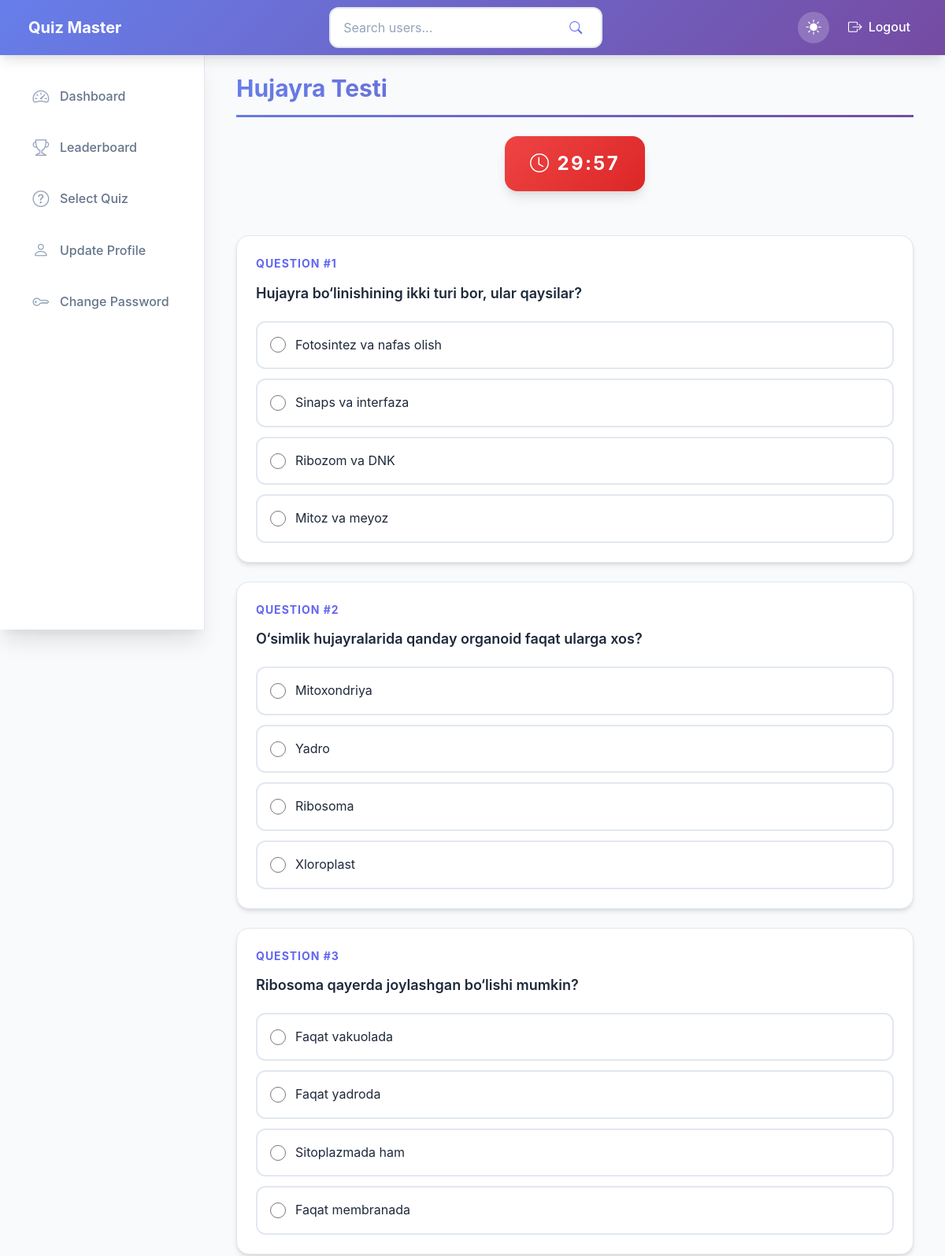
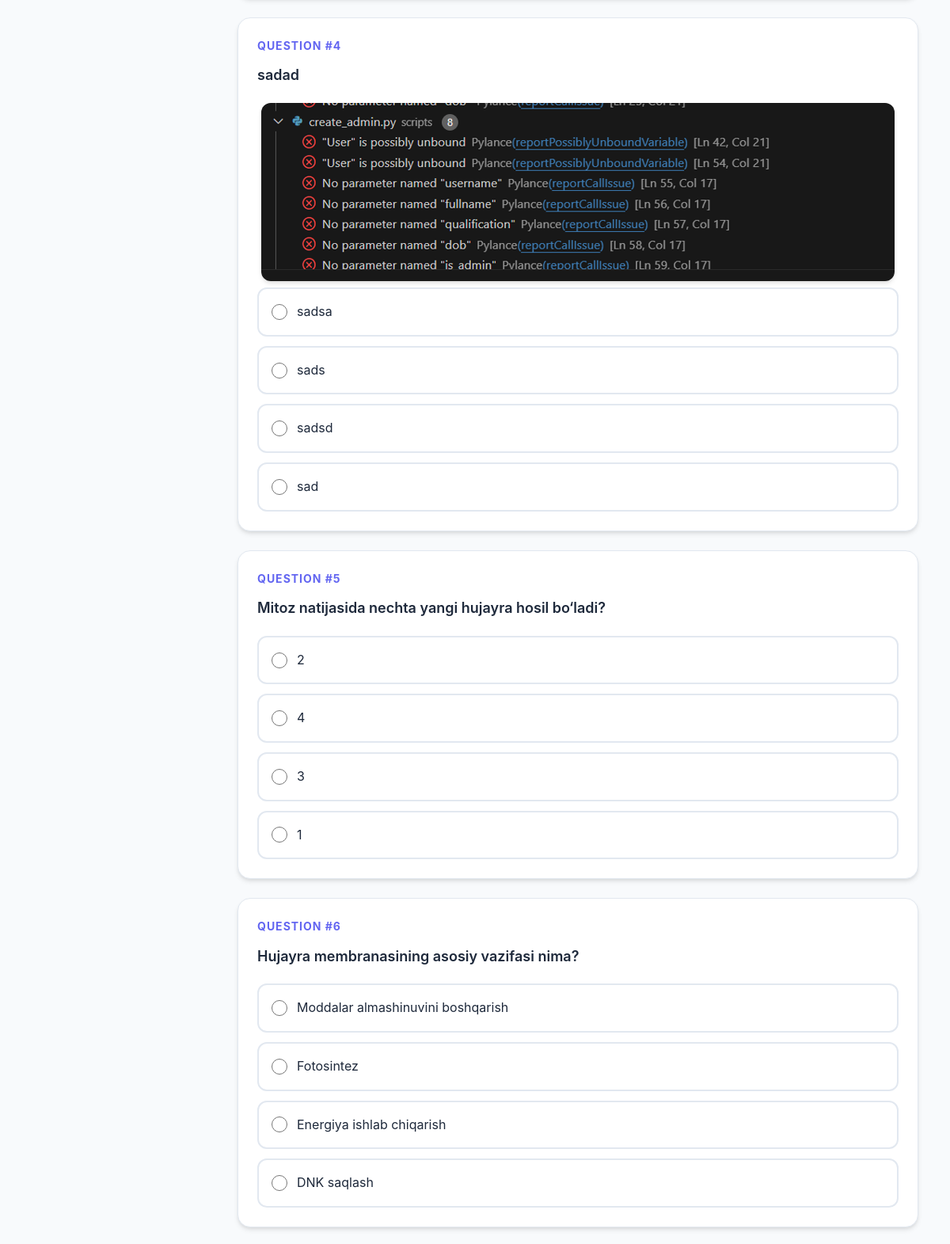
The app's page /attempt_quiz/1 (signed in, upper part) with its own data (2 pictures, top to bottom).
### app/models/quiz.py (models this page shows)
class Quiz(db.Model):
    id = db.Column(db.Integer, primary_key=True)
    name = db.Column(db.String(100), nullable=False)
    date_of_quiz = db.Column(db.DateTime)
    time_duration = db.Column(db.Integer, default=0)
    chapter_id = db.Column(db.Integer, db.ForeignKey('chapter.id'), nullable=False)
    questions = db.relationship('Question', backref='quiz', lazy=True)
    scores = db.relationship('Score', backref='quiz', lazy=True)

### app/models/question.py (models this page shows)
class Question(db.Model):
    __tablename__ = 'question'
    id = db.Column(db.Integer, primary_key=True)
    question_statement = db.Column(db.String(500), nullable=False)
    option1 = db.Column(db.String(200), nullable=False)
    option2 = db.Column(db.String(200), nullable=False)
    option3 = db.Column(db.String(200), nullable=False)
    option4 = db.Column(db.String(200), nullable=False)
    correct_option = db.Column(db.Integer, nullable=False)
    points = db.Column(db.Integer, nullable=False, default=1)
    quiz_id = db.Column(db.Integer, db.ForeignKey('quiz.id'), nullable=False)
    image_path = db.Column(db.String(200))

### app/controllers/users_controller.py (the view, shortened to what this page needs)
@users_bp.route("/attempt_quiz/<int:quiz_id>", methods=['GET', 'POST'])
@login_required
def attempt_quiz(quiz_id):
    quiz = Quiz.query.get_or_404(quiz_id)
    questions = quiz.questions.copy()
    shuffle(questions)
    questions_with_options = []
    question_option_mapping = {}
    for q in questions:
        options = [(q.option1, 1), (q.option2, 2), (q.option3, 3), (q.option4, 4)]
        shuffle(options)
        questions_with_options.append((q, options))
        shuffled_correct = None
        for idx, (opt_text, orig_num) in enumerate(options, start=1):
            if orig_num == q.correct_option:
                shuffled_correct = idx
                break
        shuffled_options_list = [[opt_text, orig_num] for opt_text, orig_num in options]
        question_option_mapping[str(q.id)] = {
            'shuffled_options': shuffled_options_list,  # List of [text, orig_num]
            'correct_shuffled': shuffled_correct
        }
    session_key = f'quiz_mapping_{quiz_id}'
    session[session_key] = question_option_mapping
    return render_template("user/attempt_quiz.html", quiz=quiz, questions_with_options=questions_with_options)

### app/templates/user/attempt_quiz.html (shortened to what this page needs)
{% extends "layout.html" %}
{% block content %}
<h1 class="page-title">{{quiz.name}}</h1>
{% if quiz.time_duration > 0 %}
<div style="text-align: center; margin-bottom: 2rem;">
    <span id="timer" class="quiz-timer">
        <i class="bi bi-clock"></i> <span id="timer-text">00:00</span>
    </span>
</div>
{% endif %}
<form id="quizForm" class="quiz-form" method="POST" data-duration="{{ quiz.time_duration }}">
    {% for question, options in questions_with_options %}
    <div class="quiz-question">
        <div class="question-number">Question #{{ loop.index }}</div>
        <div class="question-statement">{{ question.question_statement }}</div>
        {% if question.image_path %}
        <div class="question-image mb-2" style="text-align: center; margin: 1rem 0;">
            <img src="{{ url_for('static', filename=question.image_path.replace('static/', '')) if question.image_path.startswith('static/') else url_for('static', filename=question.image_path) }}"
                 alt="question image"
                 class="img-fluid"
                 style="max-width:100%; max-height:400px; height:auto; border-radius: var(--radius-lg); box-shadow: var(--shadow-md);"
                 onerror="this.style.display='none';" />
        </div>
        {% endif %}
        <div class="quiz-options">
            {% for option_text, option_num in options %}
            <label class="radio-option">
                <input type="radio" name="question_{{ question.id }}" value="{{ option_num }}" required>
                {{ option_text }}
            </label>
            {% endfor %}
        </div>
    </div>
    {% endfor %}
</form>
{% endblock %}

### records on screen
Quiz: name "Hujayra Testi"
Question: question_statement "Hujayra bo‘linishining ikki turi bor, ular qaysilar?", option2 "Fotosintez va nafas olish", option3 "Sinaps va interfaza", option4 "Ribozom va DNK", option1 "Mitoz va meyoz"
Question: question_statement "O‘simlik hujayralarida qanday organoid faqat ularga xos?", option1 "Mitoxondriya", option3 "Yadro", option4 "Ribosoma", option2 "Xloroplast"
Question: question_statement "Ribosoma qayerda joylashgan bo‘lishi mumkin?", option4 "Faqat vakuolada", option1 "Faqat yadroda", option3 "Sitoplazmada ham", option2 "Faqat membranada"
Question: question_statement "sadad", image_path (picture), option2 "sadsa", option1 "sads", option4 "sadsd", option3 "sad"
Question: question_statement "Mitoz natijasida nechta yangi hujayra hosil bo‘ladi?", options "2" "4" "3" "1"
Question: question_statement "Hujayra membranasining asosiy vazifasi nima?", option2 "Moddalar almashinuvini boshqarish", option4 "Fotosintez", option1 "Energiya ishlab chiqarish", option3 "DNK saqlash"
